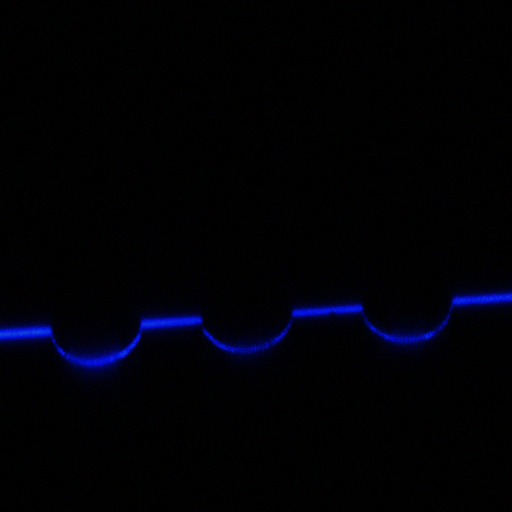
#> input picture python_workspace/仿真实践图片/任务3-复杂激光条纹/Pic_20260121221817667_aug0.png, 512 x 512 px; its folder holds only this picture in this run
$ python laser_extraction.py --image '仿真实践图片/任务3-复杂激光条纹/Pic_20260121221817667_aug0.png'   (older library calls are emulated)
#> lines starting #> are read from the running program, lines starting #| are printed output that depends on the picture
from __future__ import annotations

import argparse
import csv
from dataclasses import dataclass
from pathlib import Path

import cv2
import matplotlib.pyplot as plt
import numpy as np


# 该文件是项目的核心算法模块。
# 主要职责：
# 1. 兼容中文路径读取图像；
# 2. 对 ROI 内条纹做滤波、去背景和中心提取；
# 3. 同时向命令行脚本和 notebook 交互界面提供统一接口。

SCRIPT_DIR = Path(__file__).resolve().parent
IMAGE_ROOT = SCRIPT_DIR / "\u4eff\u771f\u5b9e\u8df5\u56fe\u7247"

TASK1 = "\u4efb\u52a11-\u7b80\u5355\u76f4\u7ebf"
TASK2 = "\u4efb\u52a12-\u566a\u58f0\u56fe\u50cf"
TASK3 = "\u4efb\u52a13-\u590d\u6742\u6fc0\u5149\u6761\u7eb9"

TASK_IMAGE_MAP = {
    TASK1: [IMAGE_ROOT / TASK1 / "laserline.png"],
    TASK2: [
        IMAGE_ROOT / TASK2 / "data003.png",
        IMAGE_ROOT / TASK2 / "data003_noisy_sigma50.png",
        IMAGE_ROOT / TASK2 / "data003_noisy_sigma75.png",
        IMAGE_ROOT / TASK2 / "data003_noisy_sigma100.png",
    ],
    TASK3: [
        IMAGE_ROOT / TASK3 / "Pic_20260121221817667_aug0.png",
        IMAGE_ROOT / TASK3 / "Pic_20260121225030094_aug0.png",
    ],
}


@dataclass(frozen=True)
class ROI:
    """矩形 ROI 定义，所有后续处理都围绕该区域进行。"""

    x: int
    y: int
    w: int
    h: int

    # [9 lines left out: function clipped, not called in this run]


@dataclass
class ExtractionResult:
    """单张图处理后的完整结果集合。

    notebook 需要同时展示原始 ROI、滤波后 ROI、去背景后 ROI、
    列向量曲线和最终中心点，因此这里统一封装所有中间量。
    """

    image_path: Path
    roi: ROI
    centers: np.ndarray
    original_image: np.ndarray
    raw_roi: np.ndarray
    filtered_roi: np.ndarray
    enhanced_roi: np.ndarray
    gray_raw: np.ndarray
    display_image: np.ndarray
    raw_profile: np.ndarray
    filtered_profile: np.ndarray
    enhanced_profile: np.ndarray
    profile_column_index: int
    filter_mode: str
    segment_count: int
    extraction_method: str
    gray_method: str


def read_image_unicode(path: str | Path, flags: int = cv2.IMREAD_UNCHANGED) -> np.ndarray:
    """兼容 Windows 中文路径读取图像。

    直接使用 cv2.imread 读取中文路径时，OpenCV 在部分环境下会失败，
    因此这里使用 np.fromfile + cv2.imdecode 的组合方式。
    """
#> called with flags = -1
    path = Path(path)
    if not path.exists():
        raise FileNotFoundError(f"Image file not found: {path}")
    data = np.fromfile(str(path), dtype=np.uint8)
    image = cv2.imdecode(data, flags)
#> image is the input picture: shape (512, 512, 3); mean B, G, R 5.7, 1.1, 0.8
    if image is None:
        raise ValueError(f"Failed to decode image: {path}")
    return image


def ensure_grayscale(image: np.ndarray, method: str = "opencv") -> np.ndarray:
    """将输入图像统一转换成灰度图。

    支持多种灰度化策略，便于在 notebook 中对比：
    - opencv: OpenCV 标准灰度变换
    - luminance: 手工加权亮度
    - red / green / blue: 直接取单个颜色通道
    - max_channel: 取三个通道最大值，适合强调亮条纹
    """
#> called with method = 'opencv'
    if image.ndim == 2:
        return image
    if image.ndim != 3:
        raise ValueError(f"Unsupported image shape: {image.shape}")

    if method == "opencv":
        return cv2.cvtColor(image, cv2.COLOR_BGR2GRAY)
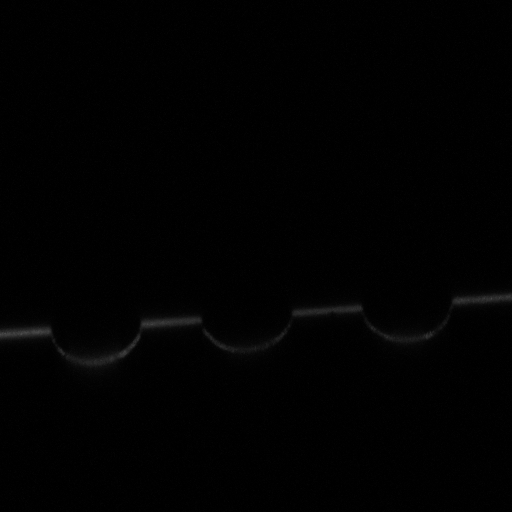
#> returned value: shape (512, 512); min 0, max 74, mean 1.5
    if method == "luminance":
        b, g, r = cv2.split(image.astype(np.float32))
        gray = 0.114 * b + 0.587 * g + 0.299 * r
        return np.clip(gray, 0, 255).astype(np.uint8)
    if method == "blue":
        return image[:, :, 0]
    if method == "green":
        return image[:, :, 1]
    if method == "red":
        return image[:, :, 2]
    if method == "max_channel":
        return np.max(image, axis=2).astype(np.uint8)
    raise ValueError(f"Unknown gray method: {method}")


def normalize_for_display(gray_raw: np.ndarray) -> np.ndarray:
    """将灰度图归一化到 0~255，便于在 notebook 和 OpenCV 窗口中显示。"""
    return cv2.normalize(gray_raw, None, 0, 255, cv2.NORM_MINMAX, cv2.CV_8U)
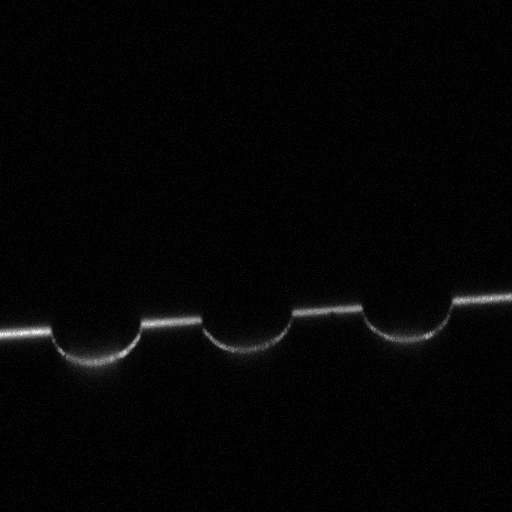
#> returned value: shape (512, 512); min 0, max 255, mean 5.1


# [438 lines left out: functions make_odd, apply_filter, estimate_background, smooth_centerline, densify_centerline, quadratic_subpixel_offset and 12 more, not called in this run]


def select_roi_with_opencv(display_image: np.ndarray) -> ROI:
    """打开 OpenCV 原生 ROI 选择窗口。

    这里会主动放大窗口并启用十字光标，
    提高手动框选时对 ROI 范围的辨识度。
    """
    window_name = "Select ROI and press ENTER"
    height, width = display_image.shape[:2]
#> height = 512; width = 512
    cv2.namedWindow(window_name, cv2.WINDOW_NORMAL)
    cv2.resizeWindow(window_name, min(width, 1600), min(height, 900))
#> (the run stopped early here; a loop or call above may not have finished)

$ run again, on python_workspace/仿真实践图片/任务3-复杂激光条纹/Pic_20260121225030094_aug0.png
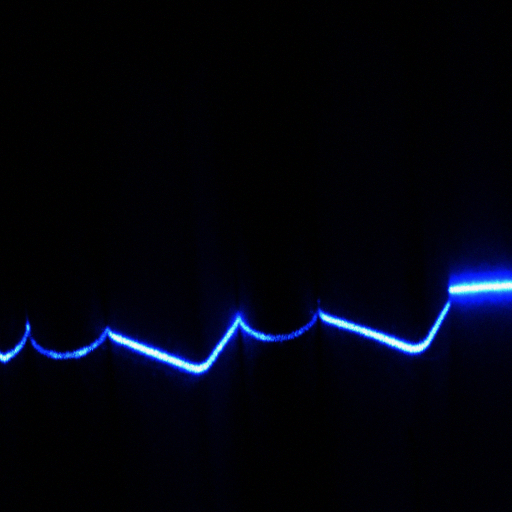
#> input picture python_workspace/仿真实践图片/任务3-复杂激光条纹/Pic_20260121225030094_aug0.png, 512 x 512 px
#> in read_image_unicode, image is the input picture: shape (512, 512, 3); mean B, G, R 14.6, 4.4, 2.6
#> in ensure_grayscale, `return cv2.cvtColor(image, cv2.COLOR_BGR2GRAY)`:
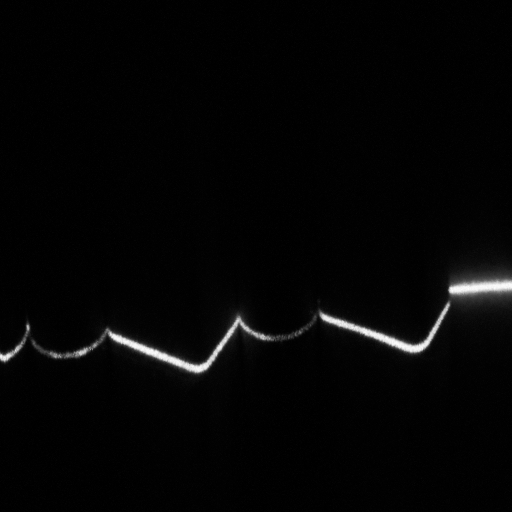
#> returned value: shape (512, 512); min 0, max 254, mean 5
